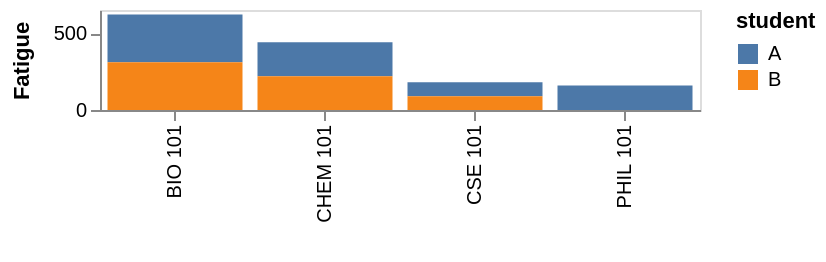

Source (Vega-Lite JSON):
### Vega specification from a JSON file in a GitHub repository (floating-point values rounded to 4 significant figures)
{"$schema": "https://vega.github.io/schema/vega/v3.0.json", "description": "Bar graph showing how each film differs from the average rating for that year", "autosize": "pad", "padding": 5, "width": 300, "height": 50, "style": "cell", "data": [{"name": "source_0", "values": [{"student": "A", "Class": "CSE 101", "TimeOfDay": 8, "Length": 45}, {"student": "A", "Class": "PHIL 101", "TimeOfDay": 10, "Length": 70}, {"student": "A", "Class": "CHEM 101", "TimeOfDay": 12, "Length": 30}, {"student": "A", "Class": "BIO 101", "TimeOfDay": 15, "Length": 45}, {"student": "B", "Class": "CSE 101", "TimeOfDay": 8, "Length": 45}, {"student": "B", "Class": "CHEM 101", "TimeOfDay": 12, "Length": 30}, {"student": "B", "Class": "BIO 101", "TimeOfDay": 15, "Length": 45}]}, {"name": "data_0", "source": "source_0", "transform": [{"type": "window", "params": [null], "as": ["TimeInClass"], "ops": ["sum"], "fields": ["Length"], "groupby": ["Student"], "sort": {"field": "TimeOfDay", "order": "ascending"}, "frame": [null, 0]}, {"type": "formula", "expr": "toNumber(datum[\"TimeInClass\"])", "as": "TimeInClass"}, {"type": "stack", "groupby": ["Class"], "field": "TimeInClass", "sort": {"field": ["student"], "order": ["descending"]}, "as": ["TimeInClass_start", "TimeInClass_end"], "offset": "zero"}, {"type": "filter", "expr": "datum[\"TimeInClass\"] !== null && !isNaN(datum[\"TimeInClass\"])"}]}], "marks": [{"name": "layer_0_marks", "type": "rect", "clip": true, "style": ["bar"], "from": {"data": "data_0"}, "encode": {"update": {"x": {"scale": "x", "field": "Class"}, "width": {"scale": "x", "band": true}, "y": {"scale": "y", "field": "TimeInClass_end"}, "y2": {"scale": "y", "field": "TimeInClass_start"}, "fill": {"scale": "color", "field": "student"}}}}], "scales": [{"name": "x", "type": "band", "domain": {"data": "data_0", "field": "Class", "sort": true}, "range": [0, {"signal": "width"}], "paddingInner": 0.1, "paddingOuter": 0.05}, {"name": "y", "type": "linear", "domain": {"data": "data_0", "fields": ["TimeInClass_start", "TimeInClass_end"], "sort": true}, "range": [{"signal": "height"}, 0], "nice": true, "zero": true}, {"name": "color", "type": "ordinal", "domain": {"data": "data_0", "field": "student", "sort": true}, "range": "category"}], "axes": [{"title": "", "scale": "x", "orient": "bottom", "zindex": 1, "encode": {"labels": {"update": {"angle": {"value": 270}, "align": {"value": "right"}, "baseline": {"value": "middle"}}}}}, {"title": "Fatigue", "scale": "y", "orient": "left", "labelOverlap": true, "tickCount": {"signal": "ceil(height/40)"}, "zindex": 1}], "legends": [{"fill": "color", "title": "student", "encode": {"symbols": {"update": {"shape": {"value": "square"}}}}}], "config": {"axisY": {"minExtent": 30}}}
